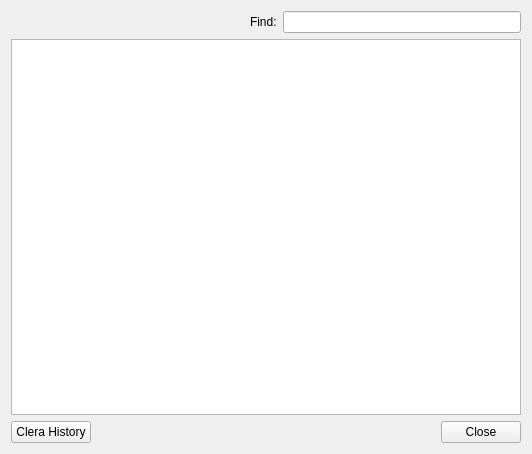
<?xml version="1.0" encoding="UTF-8"?>
<ui version="4.0">
 <class>historyWidget</class>
 <widget class="QWidget" name="historyWidget">
  <property name="geometry">
   <rect>
    <x>0</x>
    <y>0</y>
    <width>532</width>
    <height>454</height>
   </rect>
  </property>
  <property name="windowTitle">
   <string>Downloads History</string>
  </property>
  <layout class="QVBoxLayout" name="verticalLayout">
   <item>
    <layout class="QHBoxLayout" name="horizontalLayout">
     <item>
      <spacer name="horizontalSpacer_2">
       <property name="orientation">
        <enum>Qt::Horizontal</enum>
       </property>
       <property name="sizeHint" stdset="0">
        <size>
         <width>40</width>
         <height>20</height>
        </size>
       </property>
      </spacer>
     </item>
     <item>
      <widget class="QLabel" name="m_findLabel">
       <property name="text">
        <string>Find:</string>
       </property>
      </widget>
     </item>
     <item>
      <widget class="QLineEdit" name="m_findEdit">
       <property name="text">
        <string/>
       </property>
      </widget>
     </item>
    </layout>
   </item>
   <item>
    <widget class="QTableView" name="m_tableView"/>
   </item>
   <item>
    <layout class="QHBoxLayout" name="horizontalLayout_2">
     <item>
      <widget class="QPushButton" name="m_clearHistory">
       <property name="text">
        <string>Clera History</string>
       </property>
       <property name="icon">
        <iconset resource="../rapid-down.qrc">
         <normaloff>:/data/clear-history.png</normaloff>:/data/clear-history.png</iconset>
       </property>
      </widget>
     </item>
     <item>
      <spacer name="horizontalSpacer">
       <property name="orientation">
        <enum>Qt::Horizontal</enum>
       </property>
       <property name="sizeHint" stdset="0">
        <size>
         <width>40</width>
         <height>20</height>
        </size>
       </property>
      </spacer>
     </item>
     <item>
      <widget class="QPushButton" name="m_close">
       <property name="text">
        <string>Close</string>
       </property>
       <property name="icon">
        <iconset resource="../rapid-down.qrc">
         <normaloff>:/data/close.png</normaloff>:/data/close.png</iconset>
       </property>
      </widget>
     </item>
    </layout>
   </item>
  </layout>
 </widget>
 <resources>
  <include location="../rapid-down.qrc"/>
 </resources>
 <connections>
  <connection>
   <sender>m_close</sender>
   <signal>clicked()</signal>
   <receiver>historyWidget</receiver>
   <slot>close()</slot>
   <hints>
    <hint type="sourcelabel">
     <x>486</x>
     <y>436</y>
    </hint>
    <hint type="destinationlabel">
     <x>265</x>
     <y>226</y>
    </hint>
   </hints>
  </connection>
 </connections>
</ui>
